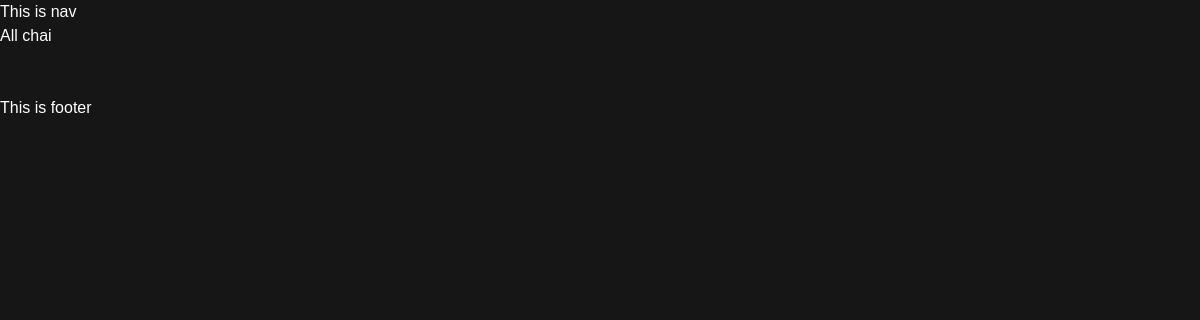
The app's page /chai/, older data.
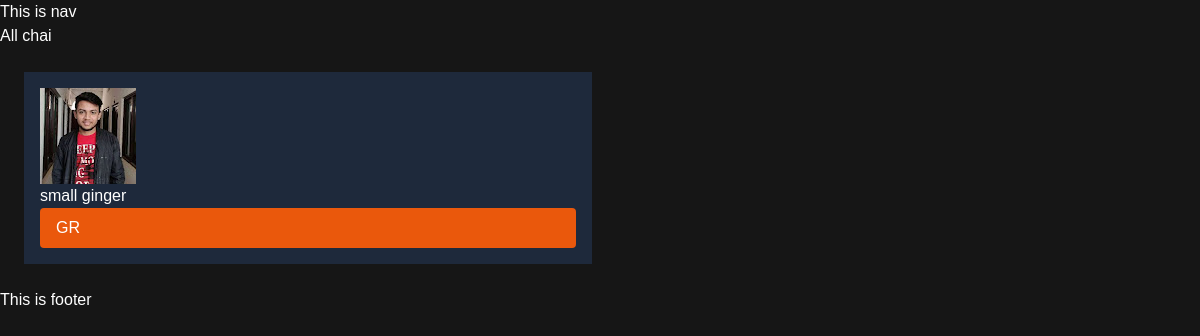
The same page, newer data.
### firstapp/models.py (models this page shows, shortened)
class ChaiVariety(models.Model):
    chai_types = [
        ("ML", "Milk"),
        ("GR", "Ginger"),
        ("KL", "Kiwi"),
        ("EL", "Elaichi"),
    ]
    name = models.CharField(max_length=100)
    image = models.ImageField(upload_to="images/")
    date_added = models.DateTimeField(default=timezone.now)
    type = models.CharField(max_length=2, choices=chai_types)
    description = models.TextField(default="")

### firstapp/views.py (the view)
# urls.py: path("", views.all_chai, name="all_chai"),
def all_chai(request):
    chais = ChaiVariety.objects.all()
    return render(request, "firstapp/all_chai.html", {"chais": chais})

### firstapp/templates/firstapp/all_chai.html (shortened to what this page needs)
{% extends 'layout.html' %}
{% block content %}
  <h1>All chai</h1>
  <div class="grid grid-cols-2 gap-4 p-6">
    {% for chai in chais %}
      <div class="bg-slate-800 p-4">
        <img src="{{ chai.image.url }}" alt="{{ chai.name }}" />
        <p>{{ chai.name }}</p>
        <a href="{% url 'chai_detail' chai.id %}"><button class="flex px-4 py-2 bg-orange-600 rounded w-full">{{ chai.type }}</button></a>
      </div>
    {% endfor %}
  </div>
{% endblock %}

### templates/layout.html (shortened to what this page needs)
{% load static tailwind_tags %}
{% load static %}
<!DOCTYPE html>
<html lang="en">
	<head>
		{% tailwind_css %}
		<link rel="stylesheet" href="{% static 'styles/index.css' %}" />
	</head>
	<body>
		<nav>This is nav</nav>
		{% block content %} {% endblock %}
		<footer>This is footer</footer>
	</body>
</html>

### static/styles/index.css (style rules this page uses)
body { background-color: #161616; font-family: Arial, sans-serif; color: #fff; }

Row changes from the older to the newer data that the page shows:
added ChaiVariety: image (picture), name "small ginger", type "GR"
